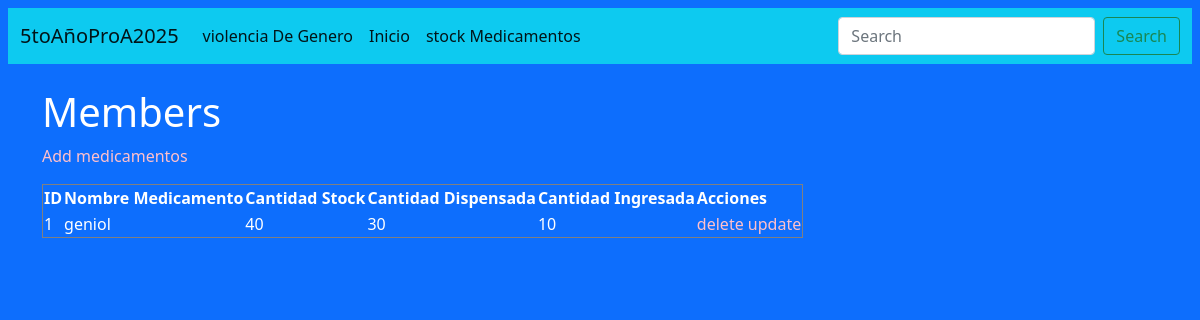
Page /medicamentos/index on the earlier database version.
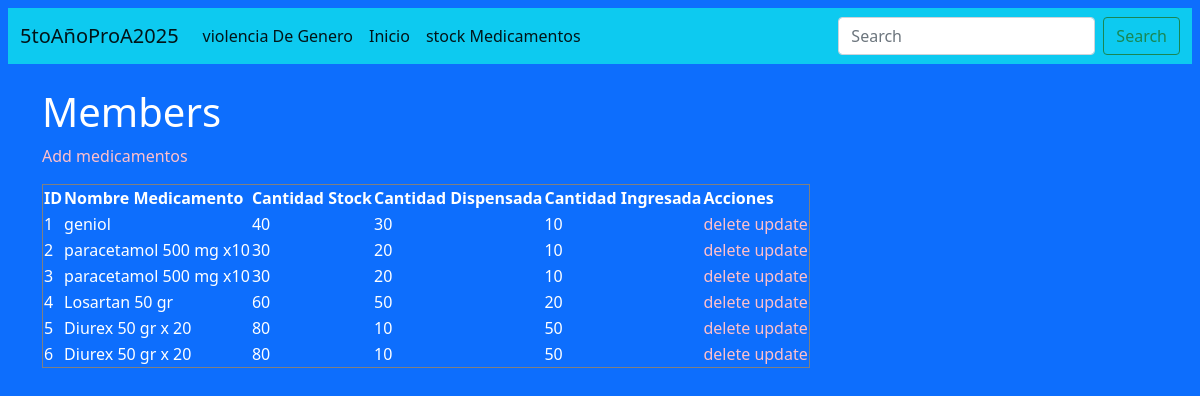
Same page on the later database version.
### medicamentos/models.py (models this page shows)
class Medicamentos(models.Model):
  id = models.AutoField(primary_key=True)
  nombreMedicamento = models.CharField(max_length=255)
  cantidadStock = models.IntegerField(max_length=255)
  cantDispensada= models.IntegerField(max_length=255)
  cantIngresada=models.IntegerField(max_length=255)

### medicamentos/views.py (the view)
# urls.py: path('index', views.index, name='index'),
def index(request):
  mymembers = Medicamentos.objects.all().values()
  template = loader.get_template('index.html')
  context = {
    'mymembers': mymembers,
  }
  return HttpResponse(template.render(context, request))

### medicamentos/templates/index.html (shortened to what this page needs)
{% extends 'base.html' %}
{% load static %}
{% block contenido %}
<h1>Members</h1>
<table border="1">
<tr>
    <th>ID</th>
    <th>Nombre Medicamento</th>
    <th>Cantidad Stock</th>
    <th>Cantidad Dispensada</th>
    <th>Cantidad Ingresada</th>
    <th>Acciones</th>
</tr>
{% for x in mymembers %}
<tr>
    <td>{{ x.id }}</td>
    <td>{{ x.nombreMedicamento }}</td>
    <td>{{ x.cantidadStock }}</td>
    <td>{{ x.cantDispensada }}</td>
    <td>{{ x.cantIngresada }}</td>
    <td>
        <a href="delete/{{ x.id }}">delete</a>
        <a href="update/{{ x.id }}">update</a>
    </td>
</tr>
{% endfor %}
<p>
<a href="add/">Add medicamentos</a>
</p>
{% endblock contenido %}

Differences in the rows shown:
added Medicamentos: id "2", nombreMedicamento "paracetamol 500 mg x10", cantidadStock "30", cantDispensada "20", cantIngresada "10"
added Medicamentos: id "3", nombreMedicamento "paracetamol 500 mg x10", cantidadStock "30", cantDispensada "20", cantIngresada "10"
added Medicamentos: id "4", nombreMedicamento "Losartan 50 gr", cantidadStock "60", cantDispensada "50", cantIngresada "20"
added Medicamentos: id "5", nombreMedicamento "Diurex 50 gr x 20", cantidadStock "80", cantDispensada "10", cantIngresada "50"
added Medicamentos: id "6", nombreMedicamento "Diurex 50 gr x 20", cantidadStock "80", cantDispensada "10", cantIngresada "50"
